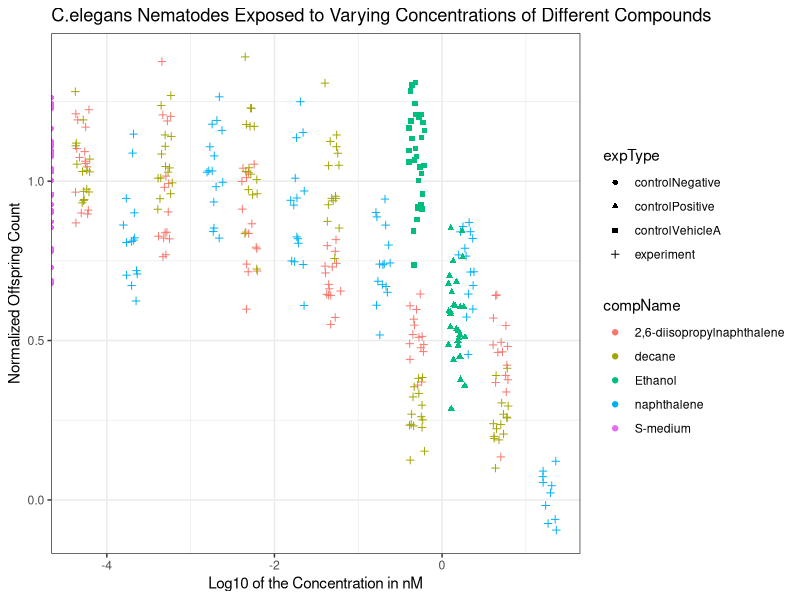

Reproduce this figure in R.
## ---- chunk 1
library(readxl)
library(ggplot2)
library(tidyverse)
library(dplyr)

flow_tidy <- read_excel("ruwe_data/CE.LIQ.FLOW.062_Tidydata.xlsx")
write.csv(flow_tidy, "flow_tidy.csv", row.names = FALSE)
## ---- chunk 2

# Change compName and expType into factors
flow_tidy$compName <- as.factor(flow_tidy$compName)
flow_tidy$expType <- as.factor(flow_tidy$expType)

# Change compConcentration into numeric column
flow_tidy$compConcentration <- as.numeric(flow_tidy$compConcentration)

# Remove rows with NA in RawData
flow_tidy <- flow_tidy %>%
  filter(!is.na(RawData))

# Mean of controlNegative for normalization of data
control_negative_mean <- mean(flow_tidy$RawData[flow_tidy$expType == "controlNegative"], na.rm = TRUE)

# New column with normalized data (normalized to the controlNegative mean)
flow_tidy <- flow_tidy %>%
  mutate(NormalizedData = RawData / control_negative_mean)

# Take the log10 value of compConcentration for better scale representation
flow_tidy$logConcentration <- log10(flow_tidy$compConcentration)

# Plot the data with jitter to avoid overlapping points and color by compName
flow_tidy_plot <- flow_tidy %>%
  ggplot(aes(x = logConcentration, y = NormalizedData, 
             colour = compName, shape = expType)) +
  geom_jitter(width = 0.1, height = 0.1) + theme_bw() +
  labs(
    title = "C.elegans Nematodes Exposed to Varying Concentrations of Different Compounds", 
    x = "Log10 of the Concentration in nM",
    y = "Normalized Offspring Count"
  )

# Print the plot
print(flow_tidy_plot)

